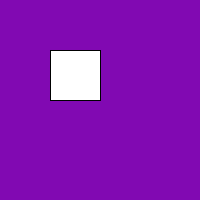
Frame 1 (no input)
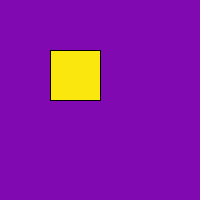
Frame 60 (the mouse pressed at the canvas centre just before this capture)
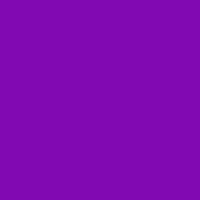
Frame 120 (the mouse held since frame 60 and released just before this capture)

The Processing sketch that drew these frames (run headless with seeded random() and noise(); from frame 60 on, the mouse is pressed at the canvas centre):

// Processing sketch: processing_97728
// ── processing_97728.pde

//Patrícia Ex 03

void setup() {
  
 size(200, 200);
 background(#8109B2);
}
 
void draw() {
 rect(50,50, 50, 50) ; 
 fill(#FAE70D);
 if( mouseX>=50 && mouseX <=150 && mouseY>=50 && mouseY<=150)
background(#8109B2);
 }
